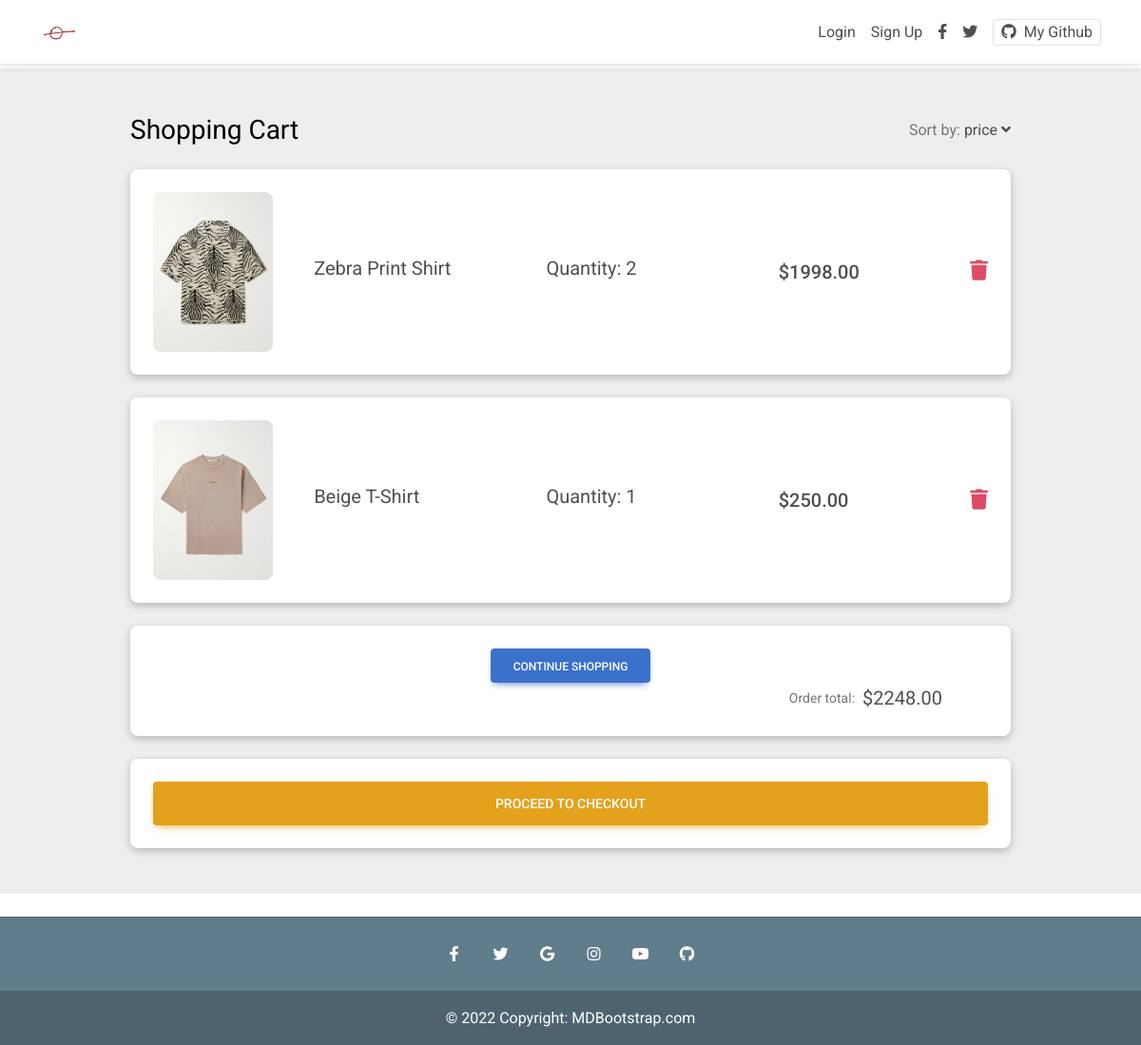
Page /summary/3/ on the earlier database version.
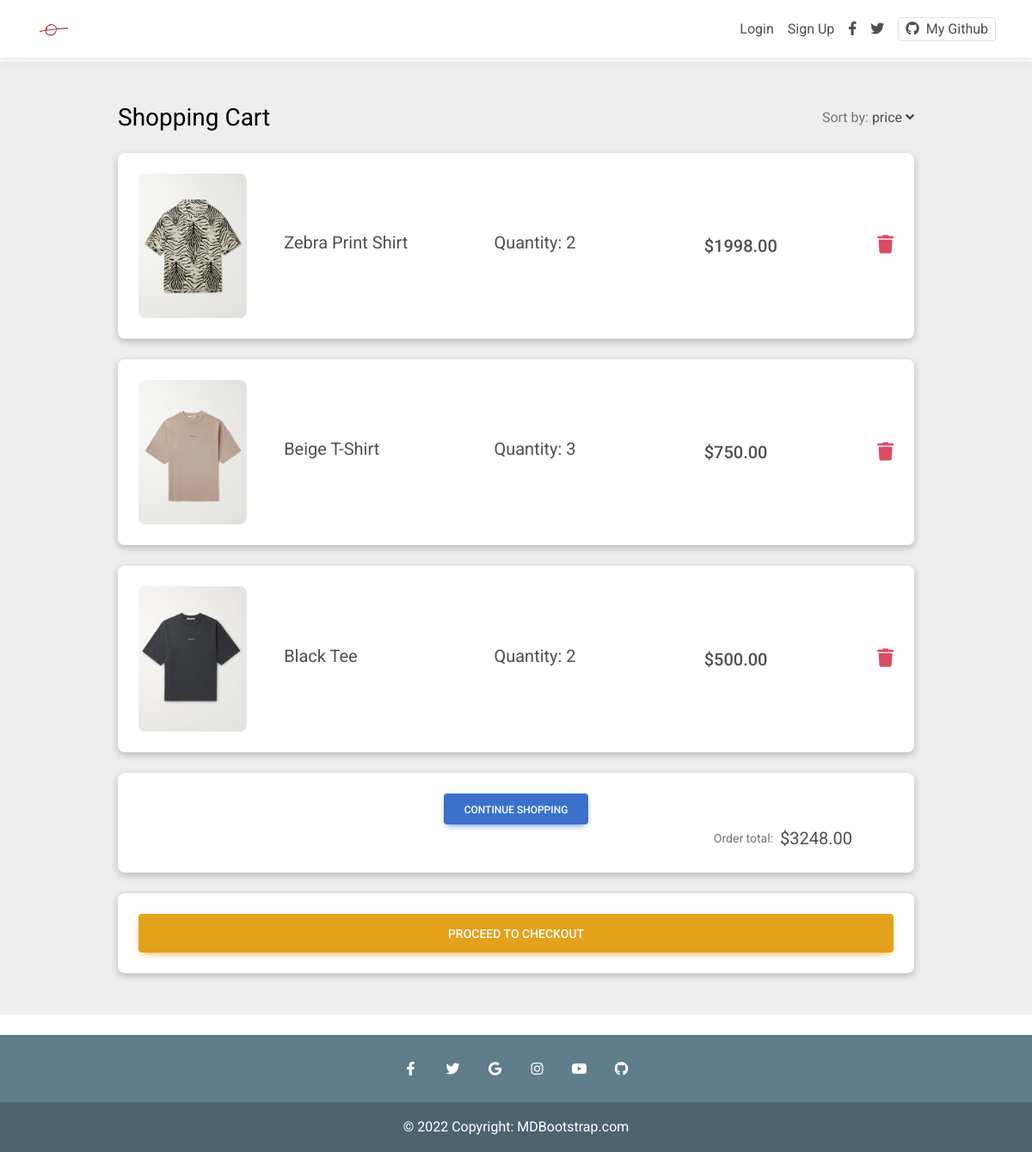
Same page on the later database version.
### myapp/models.py (models this page shows, shortened)
class OrderItem(models.Model):
    user = models.ForeignKey(settings.AUTH_USER_MODEL,
                             on_delete=models.CASCADE)
    item = models.ForeignKey(Item, on_delete=models.CASCADE)
    quantity = models.IntegerField(default=1)
    ordered = models.BooleanField(default=False)
    def total_price_calc(self):
        return self.quantity*self.item.price

class Item(models.Model):
    title = models.CharField(max_length=100)
    price = models.DecimalField(decimal_places=2, max_digits=10)
    discount = models.DecimalField(
        decimal_places=2, max_digits=10, null=True, blank=True)
    category = models.CharField(choices=CATEGORY_CHOICES, max_length=2)
    label = models.CharField(choices=LABEL_CHOICES, max_length=1)
    slug = models.SlugField()
    description = models.TextField()
    file_name = models.CharField(max_length=50)

class Order(models.Model):
    user = models.ForeignKey(settings.AUTH_USER_MODEL,
                             on_delete=models.CASCADE)
    ordered = models.BooleanField(default=False)
    items = models.ManyToManyField(OrderItem)
    start_date = models.DateTimeField(auto_now_add=True)
    ordered_date = models.DateTimeField(auto_now_add=True)
    def get_total(self):
        total = 0
        for item in self.items.all():
            if item.item.discount:
                total += item.get_discount_price()
            else:
                total += item.total_price_calc()
        return total

### myapp/views.py (the view)
# urls.py: path('summary/<pk>/', views.OrderView.as_view(), name='summary'),
class OrderView(DetailView):
    model = Order
    template_name = 'summary.html'

### templates/summary.html
{% extends "index.html" %} {% load static %}
{% block content %}
<section class="h-100" style="background-color: #eee;">
    <div class="container h-100 py-5">
      <div class="row d-flex justify-content-center align-items-center h-100">
        <div class="col-10">
          <div class="d-flex justify-content-between align-items-center mb-4">
            <h3 class="fw-normal mb-0 text-black">Shopping Cart</h3>
            <div>
              <p class="mb-0"><span class="text-muted">Sort by:</span> <a href="#!" class="text-body">price <i
                    class="fas fa-angle-down mt-1"></i></a></p>
            </div>
          </div>
          {% for obj in object.items.all %}
          <div class="card rounded-3 mb-4">
            <div class="card-body p-4">
              <div class="row d-flex justify-content-between align-items-center">
                <div class="col-md-2 col-lg-2 col-xl-2">
                <img
                  src="{% static obj.item.file_name %}"
                  class="img-fluid rounded-3" alt="{{ obj.item.slug }}">
                </div>
                <div class="col-md-3 col-lg-3 col-xl-3">
                  <p class="lead fw-normal mb-2">{{ obj.item.title }}</p>
                </div>
                <div class="col-md-3 col-lg-3 col-xl-2 d-flex">
                  <p class="lead fw-normal mb-2">Quantity: {{ obj.quantity }}</p>
                </div>
                <div class="col-md-3 col-lg-2 col-xl-2 offset-lg-1">
                  {% if obj.item.discount %}
                  <h5 class="mb-0">${{ obj.get_discount_price }}</h5>
                  {% else %}
                  <h5 class="mb-0">${{ obj.total_price_calc }}</h5>
                  {% endif %}
                </div>
                <div class="col-md-1 col-lg-1 col-xl-1 text-end">
                  <a href="{% url 'myapp:remove-from-cart' obj.item.slug %}" class="text-danger"><i class="fas fa-trash fa-lg"></i></a>
                </div>
              </div>
            </div>
          </div>
          {% endfor %}
          <div class="card mb-4">
            <div class="card-body p-4">
                <div class="col-md-12 text-center">
                  <a href="{% url 'myapp:home' %}" class="btn btn-primary">Continue Shopping</a>
                </div>
                <div class="float-end">
                <p class="mb-0 me-5 d-flex align-items-center">
                    <span class="small text-muted me-2">Order total:</span> <span class="lead fw-normal">${{ object.get_total }}</span>
                </p>
                </div>
            </div>
          </div>
          <div class="card">
            <div class="card-body">
              <a class="btn btn-warning btn-block btn-lg" href="{% url 'myapp:checkout' object.id %}">Proceed to Checkout</a>
            </div>
          </div>
        </div>
      </div>
    </div>
  </section>
{% endblock content %}

### templates/index.html (shortened to what this page needs)
{% load static %}
{% load cart_count %}
<!DOCTYPE html>
<html lang="en">
  <head>
    <link
      rel="stylesheet"
      href="https://use.fontawesome.com/releases/v5.11.2/css/all.css"
    />
    <link rel="stylesheet" href="{% static 'css/mdb.min.css' %}" />
    <link rel="stylesheet" href="{% static 'css/style.css' %}" />
  </head>
  <body>
    <nav class="navbar fixed-top navbar-expand-lg navbar-light bg-white">
      <div class="container">
        <div class="collapse navbar-collapse" id="navbarSupportedContent1">
          <a class="navbar-brand mt-2 mt-sm-0" href="{% url 'myapp:home' %}">
            <img
              src="{% static 'img/isolate.jpg' %}"
              height="40"
              width="40"
              alt="Isolate Logo"
              loading="lazy"
            />
          </a>
        </div>
        <div class="d-flex align-items-center">
          {% if request.user.is_authenticated %}
          <a class="nav-link me-3" href="{% url 'myapp:summary' request.user|order_pk %}">
            <i class="fas fa-shopping-cart"></i>
            <span class="badge rounded-pill badge-notification bg-danger">{{ request.user|item_count }}</span>
          </a>
          <a class="nav-link me-3" href="{% url 'account_logout' %}" role="button">Logout
          </a>
          {% else %}
          <a class="nav-link me-3" href="{% url 'account_login' %}" role="button">Login
          </a>
          <a class="nav-link me-3" href="{% url 'account_signup' %}" role="button">Sign Up
          </a>
          {% endif %}
          <a class="nav-link me-3" href="#">
            <i class="fab fa-facebook-f"></i>
          </a>
          <a class="nav-link me-3" href="#">
            <i class="fab fa-twitter"></i>
          </a>
          <a
            href="https://github.com/dcueva7"
            class="border rounded px-2 nav-link"
            target="_blank"
          >
            <i class="fab fa-github me-2"></i>My Github
          </a>
        </div>
      </div>
    </nav>
    <div class="mt-5 pt-4">
    </div>
    {% block content %}{% endblock content %}
    <footer
      class="text-center text-white mt-4"
      style="background-color: #607d8b"
    >
      <hr class="text-dark" />
      <div class="container">
        <section class="mb-3">
          <a
            class="btn-link btn-floating btn-lg text-white"
            href="#!"
            role="button"
            data-mdb-ripple-color="dark"
            ><i class="fab fa-facebook-f"></i
          ></a>
          <a
            class="btn-link btn-floating btn-lg text-white"
            href="#!"
            role="button"
            data-mdb-ripple-color="dark"
            ><i class="fab fa-twitter"></i
          ></a>
          <a
            class="btn-link btn-floating btn-lg text-white"
            href="#!"
            role="button"
            data-mdb-ripple-color="dark"
            ><i class="fab fa-google"></i
          ></a>
          <a
            class="btn-link btn-floating btn-lg text-white"
            href="#!"
            role="button"
            data-mdb-ripple-color="dark"
            ><i class="fab fa-instagram"></i
          ></a>
          <a
            class="btn-link btn-floating btn-lg text-white"
            href="#!"
            role="button"
            data-mdb-ripple-color="dark"
            ><i class="fab fa-youtube"></i
          ></a>
          <a
            class="btn-link btn-floating btn-lg text-white"
            href="https://github.com/dcueva7"
            role="button"
            data-mdb-ripple-color="dark"
            ><i class="fab fa-github"></i
          ></a>
        </section>
      </div>
      <div
        class="text-center p-3"
        style="background-color: rgba(0, 0, 0, 0.2); text-color: #e0e0e0"
      >
        © 2022 Copyright:
        <a class="text-white" href="https://mdbootstrap.com/"
          >MDBootstrap.com</a
        >
      </div>
    </footer>
  </body>
</html>

### static/css/style.css (style rules this page uses)
.card { box-shadow: rgba(0, 0, 0, 0.24) 0px 3px 8px; }

Differences in the rows shown:
changed OrderItem "Beige T-Shirt": quantity "1" → "3"; total_price_calc "250.00" → "750.00"
added OrderItem: item.file_name (picture), item "Black Tee", quantity "2", total_price_calc "500.00"
changed through a linked row, Order: get_total "2248.00" → "3248.00"
